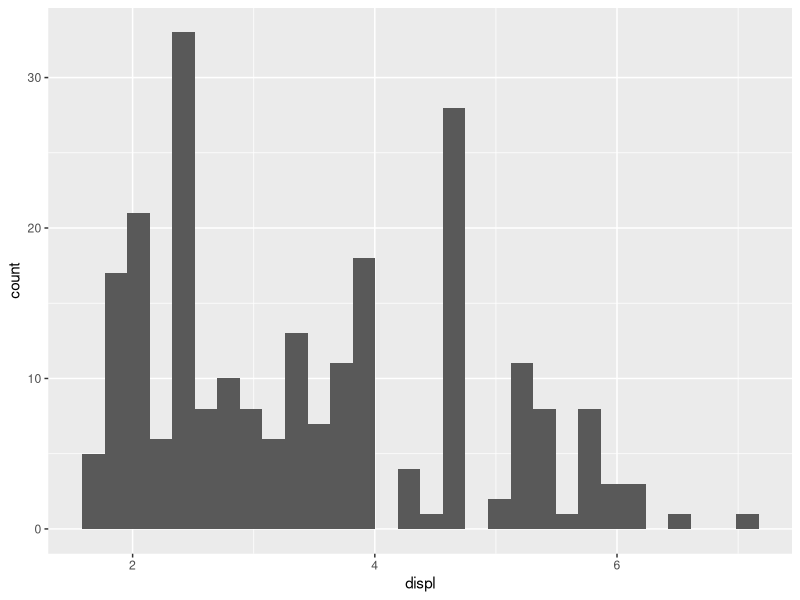
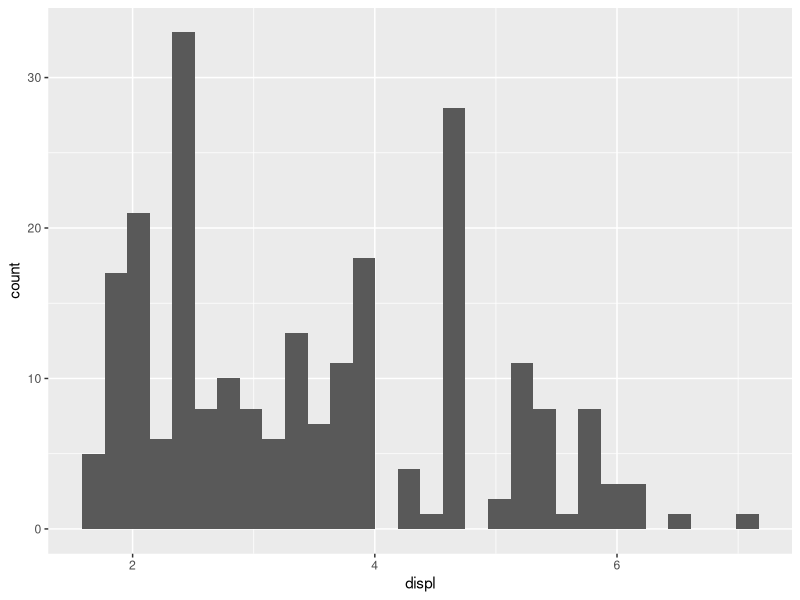
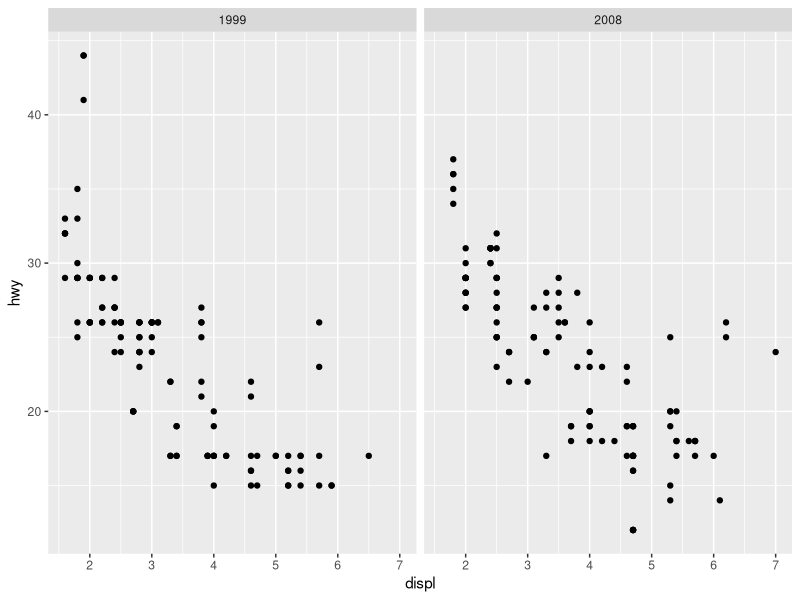
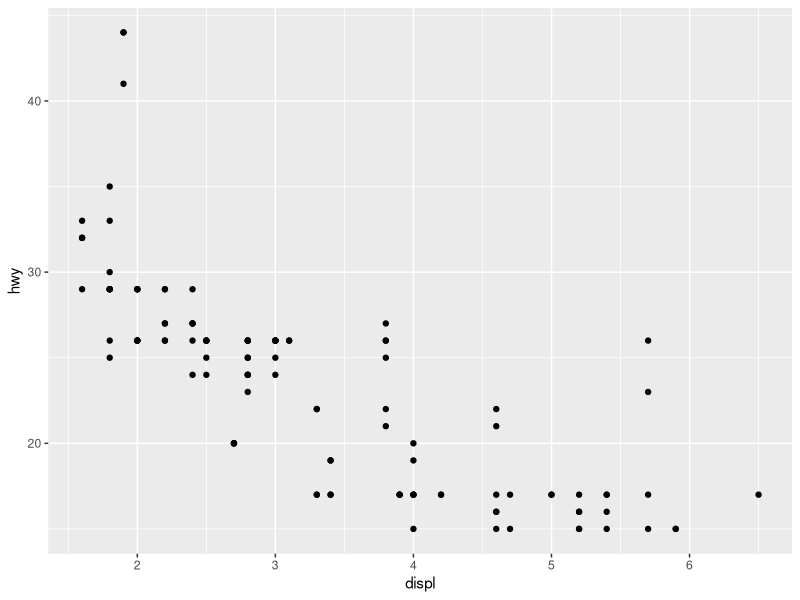
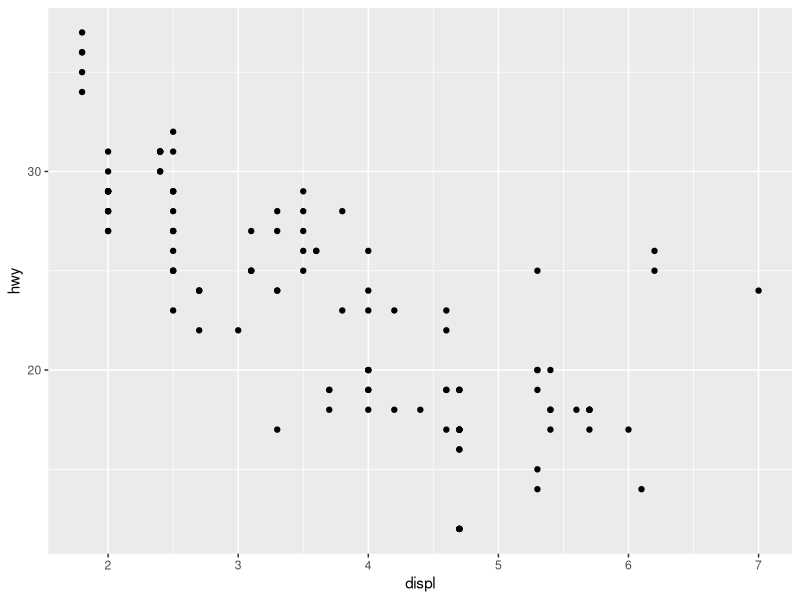
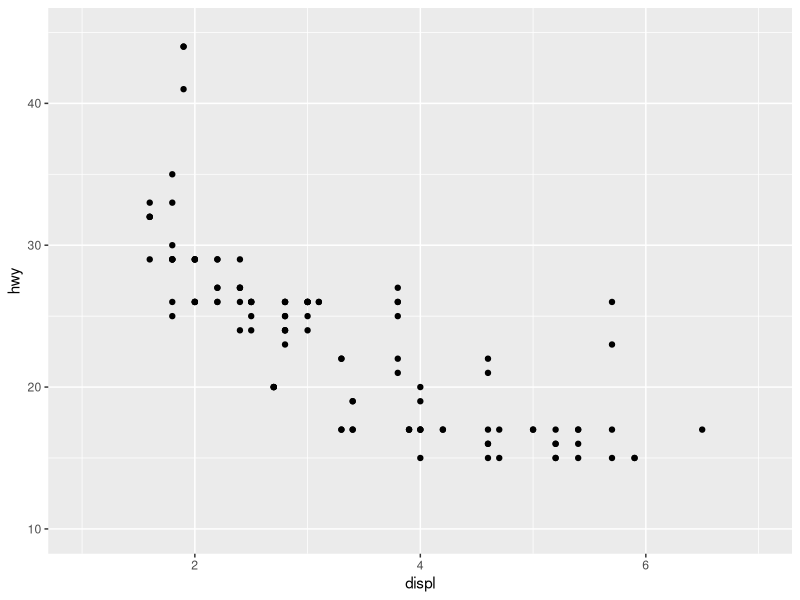
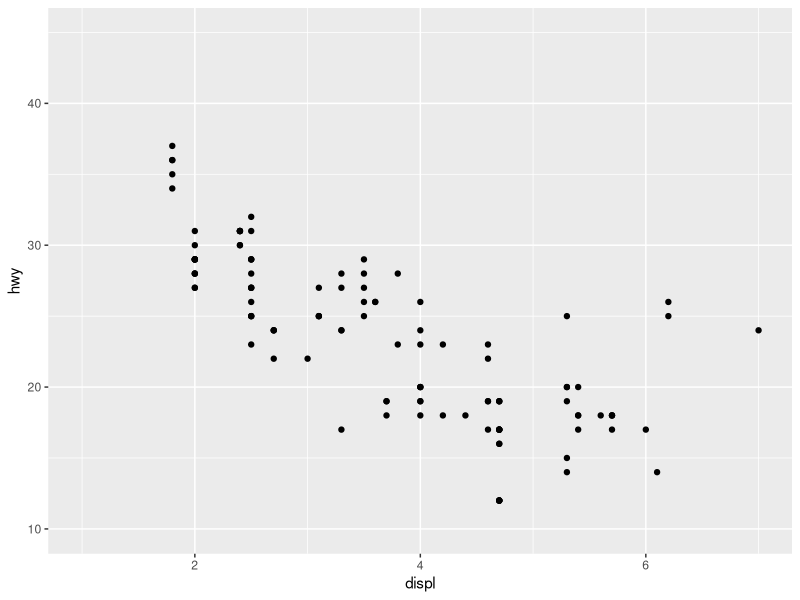
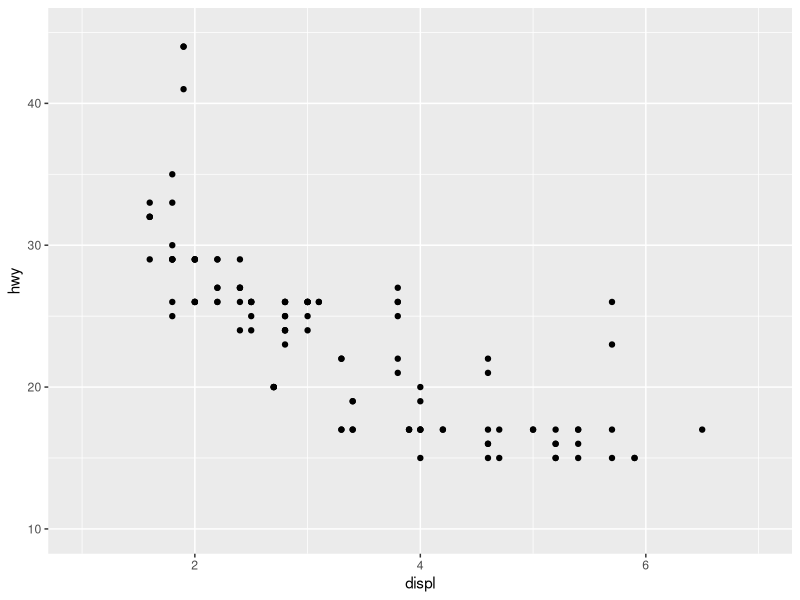

Source code (R) for these figures, in order:
## ---- chunk 1
knitr::opts_chunk$set(echo = TRUE)
## ---- chunk 2
library(tidyverse)
library(conflicted)
  conflict_prefer("filter", "dplyr")
## ---- chunk 3
mpg %>%
  ggplot(aes(displ)) +
  geom_histogram()

mpg %>%
  ggplot(aes(displ, after_stat(count))) +
  geom_histogram()
## ---- chunk 4
ggplot(mpg, aes(displ, hwy)) + 
  geom_point() +
  facet_wrap(vars(year))

base_99 <- mpg %>%
  filter(year == 1999) %>%
  ggplot(aes(displ, hwy)) +
  geom_point() 

base_08 <- mpg %>% filter(year == 2008) %>%
  ggplot(aes(displ, hwy)) +
  geom_point() 

base_99
base_08
## ---- chunk 5
base_99 + 
  scale_x_continuous(limits = c(1, 7)) +
  scale_y_continuous(limits = c(10, 45))

base_08 + 
  scale_x_continuous(limits = c(1, 7)) +
  scale_y_continuous(limits = c(10, 45))
## ---- chunk 6
base_99 +
  lims(x = c(1, 7), y = c(10, 45)
  )

base_08 +
  lims(x = c(1, 7), y = c(10, 45))
## ---- chunk 7
base <- ggplot(mpg, aes(drv, hwy)) + 
  geom_hline(yintercept = 28, colour = "red") + 
  geom_boxplot() 

base +
  labs(title = "base")

# works as expected
base +
  coord_cartesian(ylim = c(10, 35)) +
  labs(title = "coord_cartesian(ylim = c(10, 35))")

# distorts the boxplot, avoid!
base +
  ylim(10, 35) +
  labs(title = "ylim(10, 35)")
## ---- chunk 8
p <- faithfuld %>% 
  ggplot(aes(waiting, eruptions)) +
  geom_raster(aes(fill = density)) +
  theme(legend.position = "none") +
  labs(
    x = NULL,
    y = NULL
  )

p

p +
  scale_x_continuous(expand = c(0, 0)) +
  scale_y_continuous(expand = c(0, 0))

# Alternatively
p +
  scale_x_continuous(expand = expansion(0)) +
  scale_y_continuous(expand = expansion(0))
## ---- chunk 9
# Additive expansion of three units on both axes
p + 
  scale_x_continuous(expand = expansion(add = 3)) + 
  scale_y_continuous(expand = expansion(add = 3))

# Multiplicative expansion of 20% on both axes
p + 
  scale_x_continuous(expand = expansion(mult = .2)) + 
  scale_y_continuous(expand = expansion(mult = .2)) 

# Multiplicative expansion of 5% at the lower end of each axes, and 20% at the upper end; for the y-axis the expansion is set directly instead of using expansion()
p + 
  scale_x_continuous(
    expand = expansion(mult = c(.05, .2))
  ) + 
  scale_y_continuous(
    expand = c(.05, 0, .2, 0)
  )
## ---- chunk 10
toy <- tibble(
  const = 1,
  up    = 1:4,
  txt   = letters[1:4],
  big   = (1:4) * 1000,
  log   = c(2, 5, 10, 2000)
)

toy
## ---- chunk 11
base <- toy %>% ggplot(aes(big, const)) + 
  geom_point() + 
  labs(
    x = NULL,
    y = NULL
  ) +
  scale_y_continuous(breaks = NULL) 

base
## ---- chunk 12
library(scales)

base +
  scale_x_continuous(breaks = c(1000, 2000, 4000)) +
  labs(title = "scale_x_continuous(breaks = c(1000, 2000, 4000))")

base +
  scale_x_continuous(breaks = c(1000, 1500, 2000, 4000)) +
  labs(title = "scale_x_continuous(breaks = c(1000, 1500, 2000, 4000))")

# same as the base
base +
  scale_x_continuous(breaks = breaks_extended()) +
  labs(title = "scale_x_continuous(breaks = breaks_extended()) (same as base)")

base + 
  scale_x_continuous(breaks = breaks_extended(n = 2)) +
  labs(title = "breaks = breaks_extended(n = 2)")
## ---- chunk 13
library(scales)

base + 
  scale_x_continuous(breaks = breaks_width(800)) +
  labs(title = "scale_x_continuous(breaks = breaks_width(800))")

base + 
  scale_x_continuous(
    breaks = breaks_width(800, offset = 200)
  ) +
  labs(title = "scale_x_continuous(breaks = breaks_width(800, offset = 200))")

base + 
  scale_x_continuous(
    breaks = breaks_width(800, offset = -200)
  ) +
  labs(title = "scale_x_continuous(breaks = breaks_width(800, offset = -200))")
## ---- chunk 14
mb <- unique(as.numeric(1:10 %o% 10 ^ (0:3)))
mb
## ---- chunk 15
base <- toy %>% 
  ggplot(aes(log, const)) + 
  geom_point() + 
  labs(
    x = NULL,
    y = NULL
  ) +
  scale_y_continuous(breaks = NULL)

base +
  scale_x_log10() +
  labs(title = "scale_x_log10()")

base +
  scale_x_log10(minor_breaks = mb) +
  labs(title = "scale_x_log10(minor_breaks = mb)")
## ---- chunk 16
base <- toy %>% ggplot(aes(big, const)) + 
  geom_point() + 
  labs(
    x = NULL,
    y = NULL
  ) +
  scale_y_continuous(breaks = NULL)

base

base + 
  scale_x_continuous(
    breaks = c(2000, 4000), 
    labels = c("2k", "4k")
  ) 
## ---- chunk 17
library(scales)

base <- toy %>% 
  ggplot(aes(big, const)) + 
  geom_point() + 
  labs(
    x = NULL,
    y = NULL
  ) +
  scale_x_continuous(breaks = NULL)

base

base +
  scale_y_continuous(labels = label_percent()) +
  labs(title = "scale_y_continuous(labels = label_percent())")

base +
  scale_y_continuous(labels = label_dollar(prefix = "", suffix = "€")) +
  labs(title = 'scale_y_continuous(labels = label_dollar(prefix = "", suffix = "€"))')

base +
  scale_y_continuous(breaks = NULL) +
  labs(title = "scale_y_continuous(breaks = NULL)")

base +
  scale_y_continuous(labels = NULL) +
  labs(title = "scale_y_continuous(labels = NULL)")
## ---- chunk 18
base <- mpg %>% 
  ggplot(aes(displ, hwy)) +
  geom_point()

base

base +
  scale_x_reverse()

base +
  scale_y_reverse()
## ---- chunk 19
# Convert from fuel economy to fuel consumption
mpg %>% 
  ggplot(aes(displ, hwy)) +
  geom_point() +
  scale_y_continuous(trans = "reciprocal")

# Log transform x and y axes
diamonds %>% 
  ggplot(aes(price, carat)) +
  geom_bin2d() +
  scale_x_continuous(trans = "log10") +
  scale_y_continuous(trans = "log10")
## ---- chunk 20
library(scales)

# The following are equivalent
p <- ggplot(mpg, aes(displ, hwy)) + 
  geom_point()

p + 
  scale_y_continuous(trans = "reciprocal")

p + 
  scale_y_continuous(trans = reciprocal_trans())
## ---- chunk 21
# The following are equivalent

p <- diamonds %>%
  ggplot(aes(price, carat)) + 
  geom_bin2d()

p +
  scale_x_continuous(trans = "log10") +
  scale_y_continuous(trans = "log10")

p + 
  scale_x_log10() +
  scale_y_log10()
## ---- chunk 22
# These two are similar, but there are minor differences in the tick labels

# manual transformation
mpg %>% 
  ggplot(aes(log10(displ), hwy)) + 
  geom_point()

# transform using scales
mpg %>%
  ggplot(aes(displ, hwy)) +
  geom_point() + 
  scale_x_log10()
## ---- chunk 23
date_base <- economics %>% 
  ggplot(aes(date, psavert)) +
  geom_line(na.rm = TRUE) +
  labs(
    x = NULL,
    y = NULL
  )

date_base

date_base +
  scale_x_date(date_breaks = "15 years")
## ---- chunk 24
library(lubridate)
library(scales)

the_year   <- as_date(c("2021-01-01", "2021-12-31"))

set_breaks <- breaks_width("1 month")

set_breaks(the_year)
## ---- chunk 25
library(scales)

set_breaks <- breaks_width("1 month", offset = 8)

set_breaks(the_year)
## ---- chunk 26
library(lubridate)

tbl <- tibble(y = as_date(c("2022-01-01", "2022-04-01")))

base <- tbl %>% 
  ggplot(aes(y = y)) +
  labs(y = NULL) +
  theme_minimal() + 
  theme(
    panel.grid.major = element_line(colour = "black"),
    panel.grid.minor = element_line(colour = "grey50")
  )

base +
  scale_y_date(date_breaks = "1 month")

base + 
  scale_y_date(date_breaks = "1 month", date_minor_breaks = "1 week")
## ---- chunk 27
library(lubridate)
library(scales)

base <- economics %>% 
  ggplot(aes(date, psavert)) +
  geom_line(na.rm = TRUE) +
  labs(
    x = NULL,
    y = NULL
  )

base +
  scale_x_date(
    date_breaks = "5 years"
  )

base +
  scale_x_date(
    date_breaks = "5 years",
    date_labels = "%y"
  )

Sys.setlocale(category = "LC_ALL", locale = "us")

lim <- as_date(c("2004-01-01", "2005-01-01"))

base +
  scale_x_date(limits = lim, date_labels = "%b %y")

base +
  scale_x_date(limits = lim, date_labels = "%B\n%Y")

base + 
  scale_x_date(
    limits = lim, 
    labels = label_date_short()
  )
## ---- chunk 28
p <- mpg %>%
  ggplot(aes(hwy, class)) + 
  geom_point()

# These two are equivalent
p

p +
  scale_x_continuous() +
  scale_y_discrete()

# To add annotation
p +
  annotate("text", x = 5, y = 1:7, label = 1:7)

# To add jitter

mpg %>%
  ggplot(aes(hwy, class)) + 
  geom_jitter(width = 0, height = .25) +
  annotate("text", x = 5, y = 1:7, label = 1:7)
## ---- chunk 29
p <- mpg %>% 
  ggplot(aes(x = drv, y = hwy)) 

p + 
  geom_boxplot()

p +
  geom_boxplot(width = .4)
## ---- chunk 30
base <- toy %>% 
  ggplot(aes(const, txt, label = txt)) + 
  geom_label() +
  scale_x_continuous(breaks = NULL) +
  labs(
    x = NULL,
    y = NULL
  )

base 

base +
  scale_y_discrete(limits = c("a", "b", "c", "d", "e")) +
  labs(title = 'scale_y_discrete(limits = c("a", "b", "c", "d", "e"))')

base +
  scale_y_discrete(limits = c("d", "c", "a", "b")) +
  labs(title = 'scale_y_discrete(limits = c("d", "c", "a", "b"))')

base +
  scale_y_discrete(breaks = c("b", "c")) +
  labs(title = 'scale_y_discrete(breaks = c("b", "c"))')

base +
  scale_y_discrete(labels = c(c = "carrot", b = "banana")) +
  labs(title = 'scale_y_discrete(labels = c(c = "carrot", b = "banana"))')
## ---- chunk 31
base <- mpg %>%
  # It's nicer to look at these in order so I added this mutation before going to ggplot
  mutate(manufacturer = factor(manufacturer) %>% fct_reorder(hwy)) %>%
  ggplot(aes(manufacturer, hwy)) +
  geom_boxplot() +
  labs(x = "manufacturer")

base

# These two do the same thing
base +
  guides(x = guide_axis(n.dodge = 3))

base +
  scale_x_discrete(guide = guide_axis(n.dodge = 3))

# These two do the same thing
base +
  guides(x = guide_axis(angle = 90))

base +
  scale_x_discrete(guide = guide_axis(angle = 90))

# You can always flip the axes
base +
  coord_flip()
## ---- chunk 32
p <- mpg %>%
  ggplot(aes(hwy)) 

p +
  geom_histogram(bins = 8)

p + 
  geom_bar() +
  scale_x_binned()
## ---- chunk 33
base <- mpg %>% 
  ggplot(aes(displ, hwy)) + 
  geom_count()

base

base + 
  scale_x_binned(n.breaks = 15) +
  scale_y_binned(n.breaks = 15)
